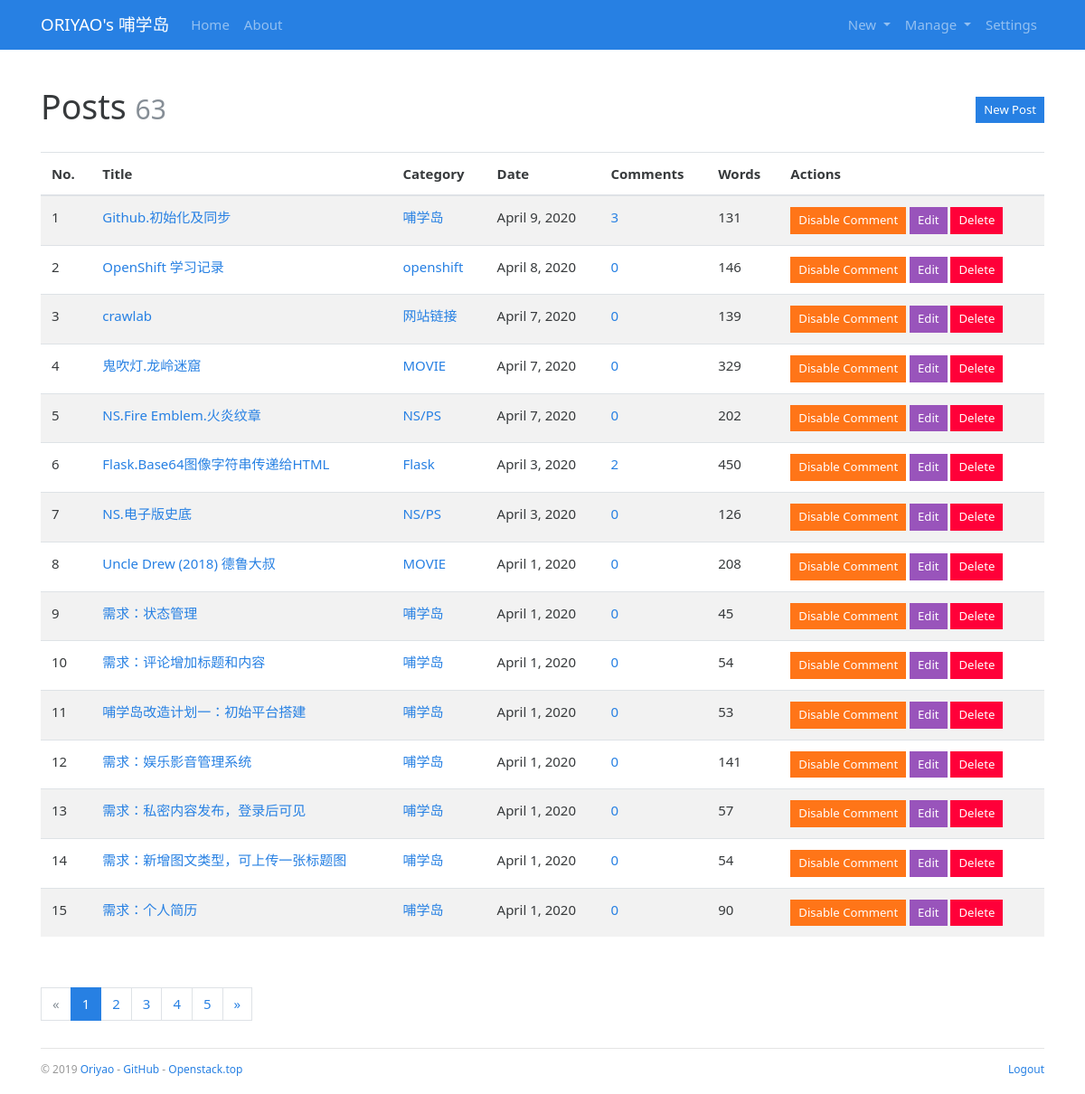
Before: /admin/post/manage (signed in) with the older database file.
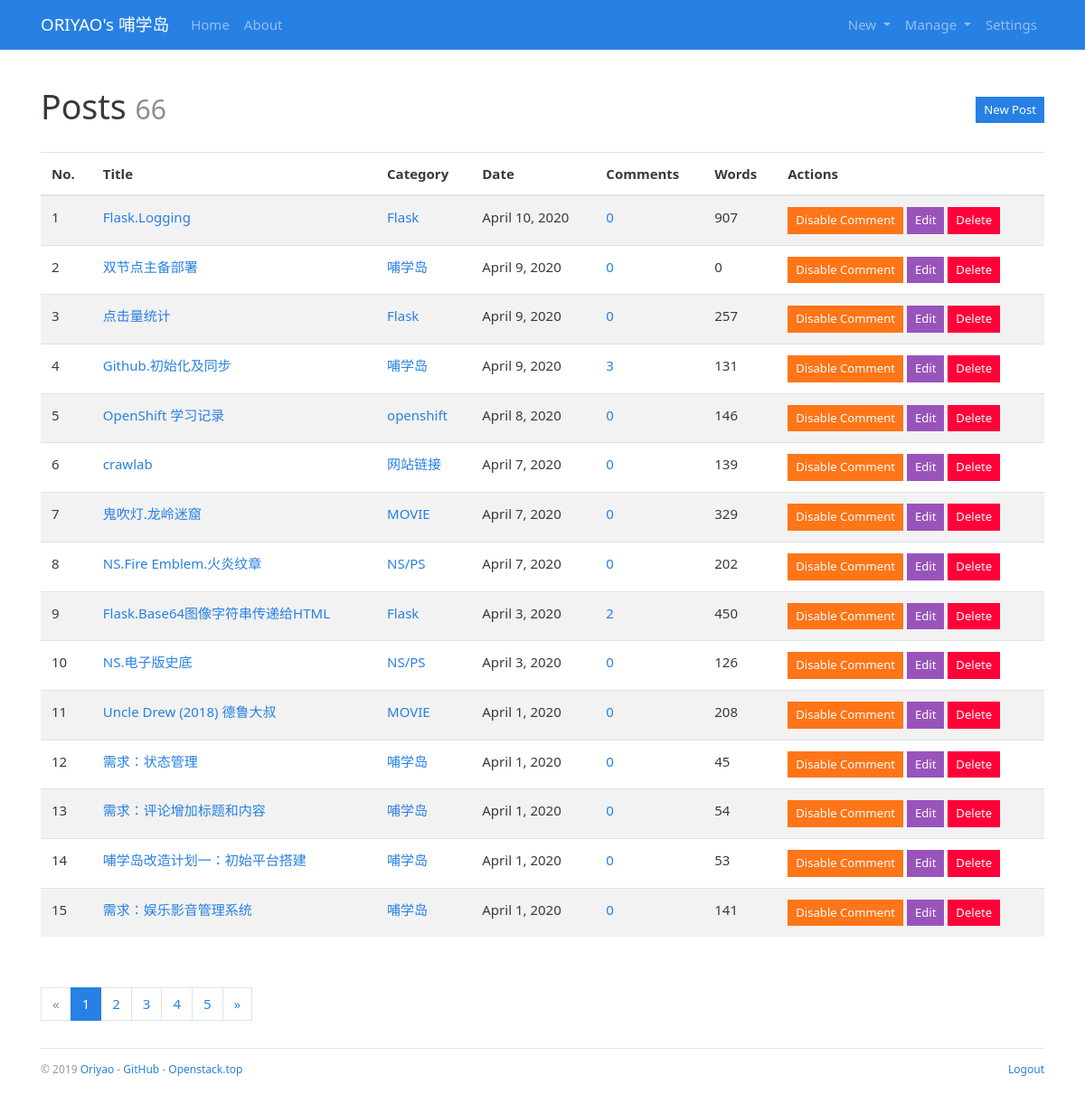
After: the same page with the newer database file.
### bluelog/models.py (models this page shows, shortened)
class Post(db.Model):
    id = db.Column(db.Integer, primary_key=True)
    title = db.Column(db.String(60))
    body = db.Column(db.Text)
    timestamp = db.Column(db.DateTime, default=datetime.utcnow, index=True)
    can_comment = db.Column(db.Boolean, default=True)
    category_id = db.Column(db.Integer, db.ForeignKey('category.id'))
    category = db.relationship('Category', back_populates='posts')
    comments = db.relationship('Comment', back_populates='post', cascade='all, delete-orphan')

class Category(db.Model):
    id = db.Column(db.Integer, primary_key=True)
    name = db.Column(db.String(30), unique=True)
    posts = db.relationship('Post', back_populates='category')

### bluelog/blueprints/admin.py (the view)
@admin_bp.route('/post/manage')
@login_required
def manage_post():
    page = request.args.get('page', 1, type=int)
    pagination = Post.query.order_by(Post.timestamp.desc()).paginate(
        page, per_page=current_app.config['BLUELOG_MANAGE_POST_PER_PAGE'])
    posts = pagination.items
    return render_template('admin/manage_post.html', page=page, pagination=pagination, posts=posts)

### bluelog/__init__.py (called while the page is built)
def register_template_context(app):
    @app.context_processor
    def make_template_context():
        admin = Admin.query.first()
        categories = Category.query.order_by(Category.name).all()
        links = Link.query.order_by(Link.name).all()
        if current_user.is_authenticated:
            unread_comments = Comment.query.filter_by(reviewed=False).count()
        else:
            unread_comments = None
        return dict(
            admin=admin, categories=categories,
            links=links, unread_comments=unread_comments)

def register_request_handlers(app):
    @app.after_request
    def query_profiler(response):
        for q in get_debug_queries():
            if q.duration >= app.config['BLUELOG_SLOW_QUERY_THRESHOLD']:
                app.logger.warning(
                    'Slow query: Duration: %fs\n Context: %s\nQuery: %s\n '
                    % (q.duration, q.context, q.statement)
                )
        return response

### bluelog/extensions.py (called while the page is built)
@login_manager.user_loader
def load_user(user_id):
    from bluelog.models import Admin
    user = Admin.query.get(int(user_id))
    return user

### bluelog/templates/admin/manage_post.html (shortened to what this page needs)
{% extends 'base.html' %}
{% from 'bootstrap/pagination.html' import render_pagination %}
{% block content %}
<div class="page-header">
    <h1>Posts
        <small class="text-muted">{{ pagination.total }}</small>
        <span class="float-right"><a class="btn btn-primary btn-sm"
                                     href="{{ url_for('.new_post') }}">New Post</a></span>
    </h1>
</div>
{% if posts %}
<table class="table table-striped">
    <thead>
    <tr>
        <th>No.</th>
        <th>Title</th>
        <th>Category</th>
        <th>Date</th>
        <th>Comments</th>
        <th>Words</th>
        <th>Actions</th>
    </tr>
    </thead>
    {% for post in posts %}
    <tr>
        <td>{{ loop.index + ((page - 1) * config.BLUELOG_MANAGE_POST_PER_PAGE) }}</td>
        <td><a href="{{ url_for('blog.show_post', post_id=post.id) }}">{{ post.title }}</a></td>
        <td><a href="{{ url_for('blog.show_category', category_id=post.category.id) }}">{{ post.category.name }}</a>
        </td>
        <td>{{ moment(post.timestamp).format('LL') }}</td>
        <td><a href="{{ url_for('blog.show_post', post_id=post.id) }}#comments">{{ post.comments|length }}</a></td>
        <td>{{ post.body|striptags|length }}</td>
        <td>
            <form class="inline" method="post"
                  action="{{ url_for('.set_comment', post_id=post.id, next=request.full_path) }}">
                <button type="submit" class="btn btn-warning btn-sm">
                    {% if post.can_comment %}Disable{% else %}Enable{% endif %} Comment
                </button>
            </form>
            <a class="btn btn-info btn-sm" href="{{ url_for('.edit_post', post_id=post.id) }}">Edit</a>
            <form class="inline" method="post"
                  action="{{ url_for('.delete_post', post_id=post.id, next=request.full_path) }}">
                <button type="submit" class="btn btn-danger btn-sm" onclick="return confirm('Are you sure?');">Delete
                </button>
            </form>
        </td>
    </tr>
    {% endfor %}
</table>
<div class="page-footer">{{ render_pagination(pagination) }}</div>
{% else %}
<div class="tip"><h5>No posts.</h5></div>
{% endif %}
{% endblock %}

Changed rows visible on the page:
no longer on this page (row unchanged): Post: title "需求：私密内容发布，登录后可见", category.name "哺学岛", timestamp "April 1, 2020", comments|length "0", body|length "57", can_comment "Disable"
no longer on this page (row unchanged): Post: title "需求：新增图文类型，可上传一张标题图", category.name "哺学岛", timestamp "April 1, 2020", comments|length "0", body|length "54", can_comment "Disable"
no longer on this page (row unchanged): Post: title "需求：个人简历", category.name "哺学岛", timestamp "April 1, 2020", comments|length "0", body|length "90", can_comment "Disable"
added Post: title "Flask.Logging", category.name "Flask", timestamp "April 10, 2020", comments|length "0", body|length "907", can_comment "Disable"
added Post: title "双节点主备部署", category.name "哺学岛", timestamp "April 9, 2020", comments|length "0", body|length "0", can_comment "Disable"
added Post: title "点击量统计", category.name "Flask", timestamp "April 9, 2020", comments|length "0", body|length "257", can_comment "Disable"
Other visible differences:
{{ pagination.total }}: "63" → "66"
